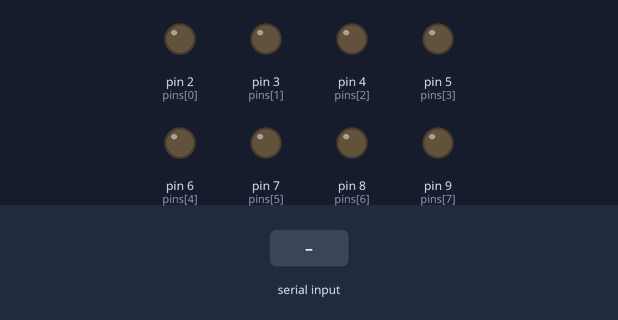
A sketch run on a simulated Arduino Uno, built with avr-gcc and run on an emulated ATmega328P. Shown: output pins drawn as LEDs (lit = HIGH). The test bench sets the inputs (shaded band).

Above: at 1.2 s.
1.3 s: byte 30 received over Serial
At 1.8 s:
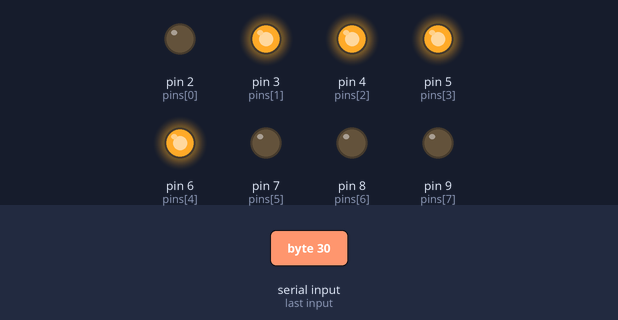
2.8 s: byte 90 received over Serial
At 4.0 s:
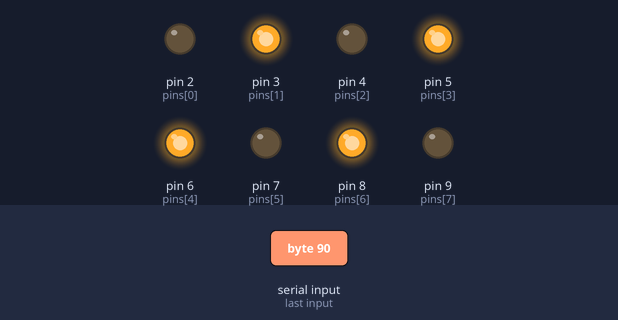
4.3 s: byte 120 received over Serial
At 5.2 s:
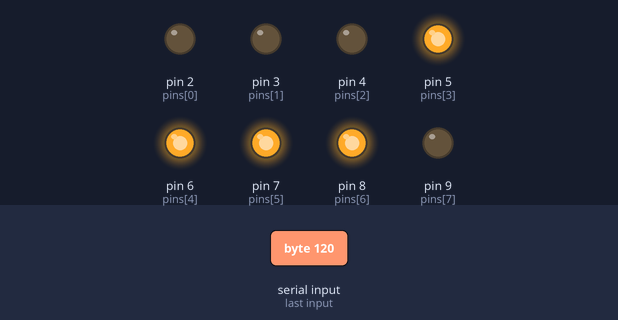
Timing chart, 0 to 7.3 s (numbered marks = the images above; inputs shaded):
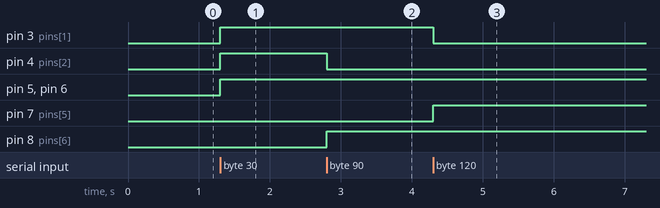

The sketch:

TIRSLK_SliderController_arduino.ino
```cpp
const byte numPins = 8; // how many bits
byte pins[] = {2, 3, 4, 5, 6, 7, 8, 9};
byte bits[] = {0, 0, 0, 0, 0, 0, 0, 0};

int dataIn = 0;
int dataRecorded = 0;

void setup(){
  /* we setup all led pins as OUTPUT */
  for(int i = 0; i < numPins; i++) {
    pinMode(pins[i], OUTPUT);
    digitalWrite(pins[i], LOW);
  }

  Serial.begin(9600);
//  Serial.println("Hello World");
}
void loop(){

  if(Serial.available() > 0){
    dataIn = Serial.read();
//    Serial.print("Recieved data = ");
//    Serial.println(dataIn);
    displayBinary(dataIn);
    //dataRecorded=0;
  }

}

void displayBinary(byte numToShow)
{
  for (int i =0;i<numPins;i++)
  {
//    Serial.print("bit read = ");
//    Serial.println(bitRead(numToShow, i)==1);

    if (bitRead(numToShow, i)==1)
    {
      digitalWrite(pins[i], HIGH);

    }
    else
    {
      digitalWrite(pins[i], LOW);
    }
  }

}
```

Measured:
- after the input at 1.3 s, pin 3 (pins[1]), pin 4 (pins[2]), pin 5 (pins[3]), pin 6 (pins[4]): LOW → HIGH at once
- after the input at 2.8 s, pin 4 (pins[2]): HIGH → LOW at once; pin 8 (pins[6]): LOW → HIGH at once
- after the input at 4.3 s, pin 3 (pins[1]): HIGH → LOW at once; pin 7 (pins[5]): LOW → HIGH at once
